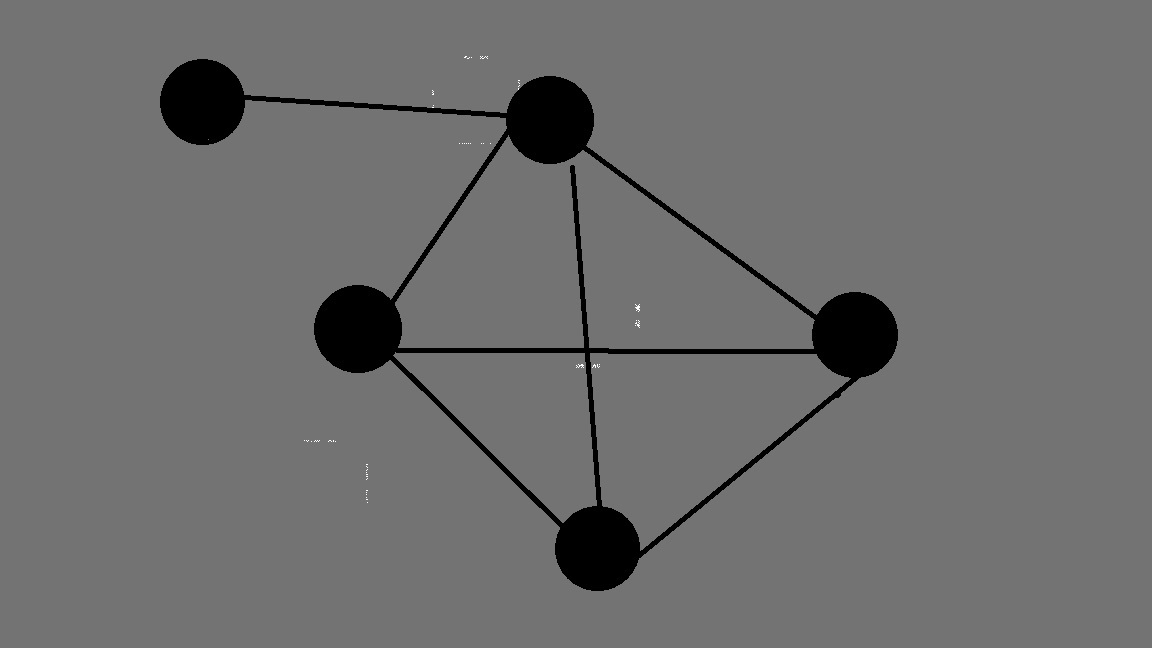
#> input picture tests/obrazki_testowe/testy_podczas_implementacji/in5.jpg, 1152 x 648 px, found by its file name
$ python ogr_test.py
#> lines starting #> are read from the running program, lines starting #| are printed output that depends on the picture; after the words box and inside, x2 and y2 are one past the last pixel; in counts of white or black regions, pixels touching at a corner belong together
### models/GraphModel.py
import cv2 as cv

from .UserParametersModel import UserParameters
from .OGR.preprocessing import preprocess
from .OGR.segmentation import segment
from .OGR.topology_recognition import recognize_topology
from .OGR.share import *
from .OGR.graph_writer import GraphWriter
from .OGR.graph import Graph
from .OGR.postprocessing import draw_graph

class GraphModel(Graph):

    def __init__(self) -> None:
        Graph.__init__(self)
        self.img_height = None
        self.img_width = None
        self.rec_graph_img = None
        # self.graph_image =

    def recognize_graph(self, user_params: UserParams):
        success = False
        try:
            in_img = cv.imread(user_params.input_path)
#> in_img is the input picture: shape (648, 1152, 3); min 0, max 255, mean 109

            if not user_params.correct_parameters_all():
                print("Raising exception wrong params")
                raise Exception('Parameters are not set')

            preprocessed = preprocess(in_img, user_params)
            vertices, vert_img = segment(preprocessed, user_params)
            vertices, edges = recognize_topology(preprocessed, vert_img, vertices, user_params)

            self.vertices = vertices
            self.edges = edges
            self.type = user_params.graph_type

            # get size of recognized graph's image (base, which szie will be adjust to frame size)

            self.img_height = preprocessed.shape[0]
            self.img_width = preprocessed.shape[1]
            self.rec_graph_img = draw_graph((self.img_height, self.img_width), self.vertices, self.edges)

            tmp = cv.cvtColor(self.rec_graph_img, cv.COLOR_RGB2BGR)
            cv.imshow("self.rec_graph_img", tmp)
            cv.waitKey()

            success = True

        except:
            print("Error")
            success = False

        return success

    def get_rec_graph_img(self):
        return self.rec_graph_img

    def get_save_file_extension(self, path):
        return GraphWriter.get_file_extension(path)

    # [9 lines left out: functions save_graph_as, clear_graph, not called in this run]

    def graph_exists(self):
        return self.vertices

### models/OGR/preprocessing.py
import cv2 as cv
import numpy as np

from .share import *

def preprocess(source_img, user_params: UserParams):
    """
    First step of Optical Graph Recognition is to prepare image:
    """

    resized = resize(source_img)
    gray_img = convert_to_grayscale(resized, user_params.in_img_type, user_params.bg_brightness)
    clean_gray = grayscale_denoising(gray_img)
    binary = convert_to_binary(clean_gray, user_params.in_img_type)
    extended_bin = extend_binary(binary)
    clean_binary = binary_denoising(extended_bin)

    # [8 lines of commented-out code are left out]

    return clean_binary

def extend_binary(binary):
    """"""
    offset = 5
    result = np.zeros((binary.shape[0] + 2*offset, binary.shape[1] + 2*offset), np.uint8)
    result[offset:result.shape[0]-offset, offset:result.shape[1]-offset] = binary

    return result

def resize(img, maxwidth=Options.MAXWIDTH, maxheight=Options.MAXHEIGHT):
    """
    Resize image to simplify recognition

    """
#> called with maxwidth = 1200, maxheight = 800

    if img.shape[0] > img.shape[1]:
        img = cv.rotate(img, cv.ROTATE_90_CLOCKWISE)

    if img.shape[1]/img.shape[0] > maxwidth/maxheight:
        factor = maxwidth / img.shape[1]
    else:
        factor = maxheight / img.shape[0]

    result = cv.resize(img, (0,0), fx=factor, fy=factor)
    return result

def convert_to_grayscale(image, in_img_type = UserParams.InImgType.PHOTO_IMG, bg_brightness = None):
    """
    convert BGR image to grayscale image
    represent background by bright color (white) and graph by dark (black)
    """

    grayscale_img = cv.cvtColor(image, cv.COLOR_BGR2GRAY)

    if not bg_brightness:
        mean_brightness = np.average(grayscale_img)
        median_brightness = np.median(grayscale_img)

        min_brightness = np.min(grayscale_img)
        max_brightness = np.max(grayscale_img)
        minmax_avg_brightness = min_brightness/2 + max_brightness/2

        if in_img_type == UserParams.InImgType.PHOTO_IMG:
            if median_brightness < mean_brightness:
                grayscale_img = cv.bitwise_not(grayscale_img)

        if in_img_type == UserParams.InImgType.COMPUTER_IMG:
            if median_brightness < minmax_avg_brightness:
                grayscale_img = cv.bitwise_not(grayscale_img)
    else:
        if bg_brightness == UserParams.BgBrightness.BG_DARK:
            grayscale_img = cv.bitwise_not(grayscale_img)

    return grayscale_img

def grayscale_denoising(gray_img, h=5, tWS=7, sWS=21):
    """
    removes noises from grayscale image
    h - 	Parameter regulating filter strength. Big h value perfectly removes noise but also removes
            image details, smaller h value preserves details but also preserves some noise
    tWS -   (templateWindowSize) Size in pixels of the template patch that is used to compute weights. Should be odd.
            Recommended value 7 pixels
    sWS -   (searchWindowSize) Size in pixels of the window that is used to compute weighted average for given pixel.
            Should be odd. Affect performance linearly: greater searchWindowsSize - greater denoising time.
            Recommended value 21 pixels
    """
#> called with h = 5, tWS = 7, sWS = 21

    clean_gray = cv.fastNlMeansDenoising(gray_img, h = h, templateWindowSize=tWS, searchWindowSize=sWS)

    return clean_gray

def convert_to_binary(gray_img, in_img_type=UserParams.InImgType.PHOTO_IMG, block_size=5, c=2):
    """
    converting grayscale image to binary image (only black and white colors)
    it uses thresholding - adaptive, because it works better with brightness difference of different
    parts of the picture (especially photos)

    returns binary picture which objects are white and background black
    """
#> called with block_size = 5, c = 2
    thresh_type = cv.THRESH_BINARY_INV

    if in_img_type == UserParams.InImgType.PHOTO_IMG:
        binary = cv.adaptiveThreshold(gray_img, 255, cv.ADAPTIVE_THRESH_GAUSSIAN_C, \
            thresh_type, blockSize=block_size, C=c)
    else:
        mean_brightness = np.mean(gray_img)
#> mean_brightness = 109
        _, binary = cv.threshold(gray_img, mean_brightness, 255, thresh_type)
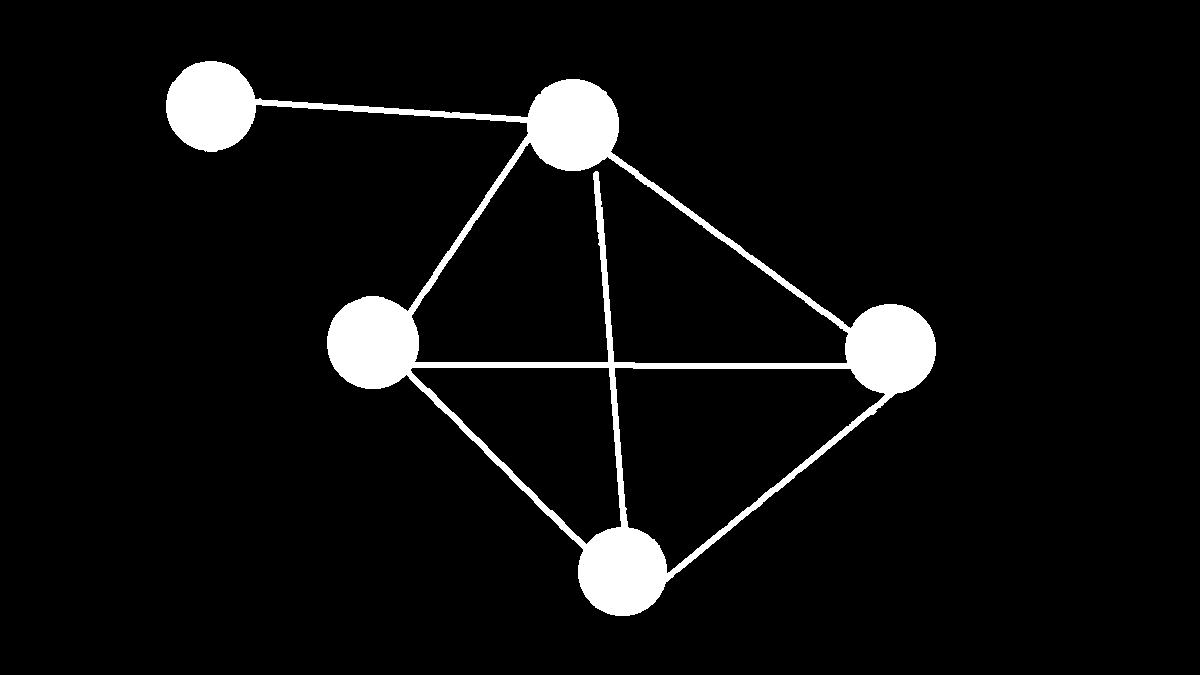
#> binary: shape (675, 1200); 5.6% white; 1 white region, box (x1, y1, x2, y2) and area: (166, 61, 936, 616) 45636
#> in extend_binary, `result[offset:result.shape[0]-offset, offset:result.shape[1]-offset] =..`:
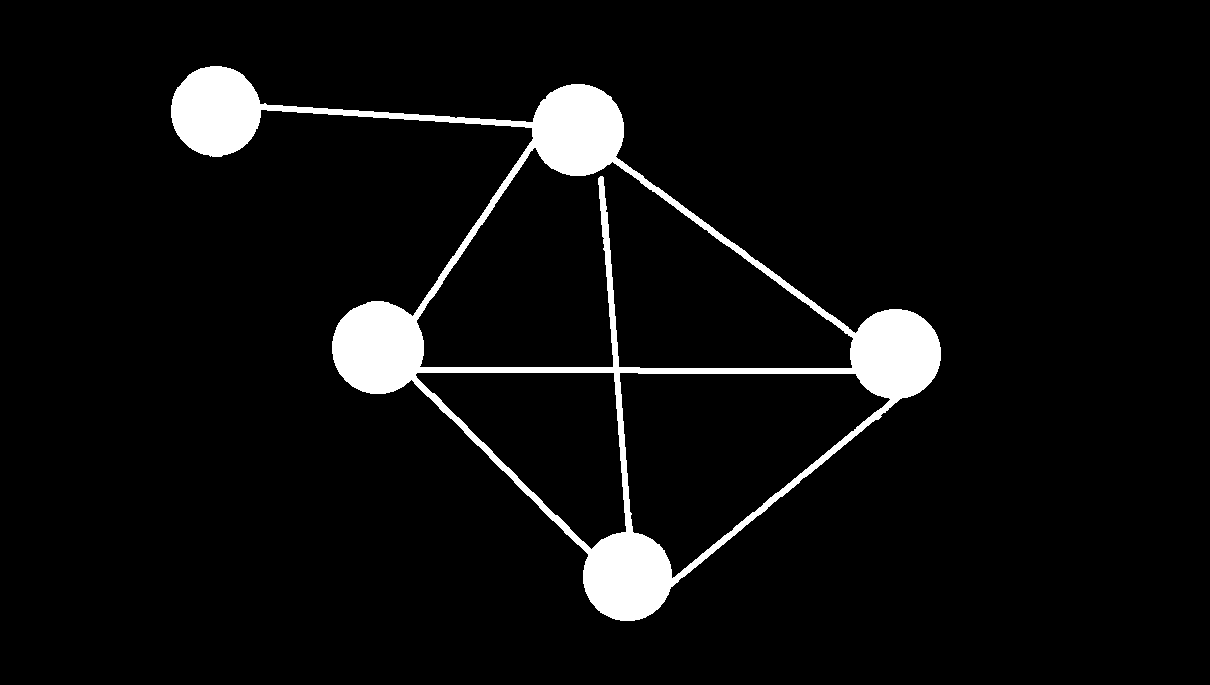
#> result: shape (685, 1210); 5.5% white; 1 white region

    return binary

def binary_denoising(binary_img, h=Options.MAXNOISE):
    """
    removes noise - next removes small contours (pics)
    """
#> called with h = 6

    clean_bin = np.zeros((binary_img.shape[0], binary_img.shape[1], 1), np.uint8)
    contours, hierarchy = cv.findContours(binary_img, cv.RETR_LIST, cv.CHAIN_APPROX_SIMPLE) # CHAIN_APPROX_SIMPLE
#> contours = 4 contours; box (x1, y1, x2, y2) and area: (171, 66, 941, 621) 155018, (416, 147, 854, 369) 58542, (619, 372, 891, 579) 32594, (415, 372, 627, 550) 20735

    clean_contours = list()
    it = 0
    for cnt in contours:

        if len(cnt) > h :
            clean_contours.append(cnt)
            it+=1
#> this loop made 4 passes
#> after the loop, clean_contours has the same summary as contours; it = 4

    cv.drawContours(clean_bin, clean_contours, -1, color=Color.WHITE, thickness=cv.FILLED)

    return clean_bin

### models/OGR/segmentation.py
import cv2 as cv
import numpy as np
from numpy.core.numeric import count_nonzero

from .graph import *
from .share import *


def segment(preprocessed, user_params: UserParams):
    """
    finds vertices based on closed contours
    return: vertices list, vertices image
    """

    preprocessed = cv.morphologyEx(preprocessed, cv.MORPH_CLOSE, np.ones((3,3), dtype=np.uint8), iterations=2) # close operation
#> preprocessed: shape (685, 1210); 5.5% white; 1 white region, box (x1, y1, x2, y2) and area: (171, 66, 941, 621) 45728

    # if vertices are FILLED
    if user_params.vertices_type == UserParams.VerticesType.FILLED:
        filled_vertices_img = get_filled_vertices(preprocessed, 2)
        vertices, vertices_img = find_filled_vertices(filled_vertices_img)
    # if vertices are UNFILLED
    else:
        vertices, vertices_img = find_unfilled_vertices(preprocessed)

    # cv.imshow("vertices_img", vertices_img)
    # cv.waitKey()

    return vertices, vertices_img

def find_filled_vertices(binary_img):
    pass

    contours, _ = cv.findContours(binary_img, cv.RETR_LIST, cv.CHAIN_APPROX_NONE)
    result = np.zeros((binary_img.shape[0], binary_img.shape[1], 1), np.uint8)
    vertices_list = []

    it = 0
    for c in contours:
        (x, y), r = cv.minEnclosingCircle(c)
        if Options.MIN_VERTEX_RADIUS <= r <= Options.MAX_VERTEX_RADIUS:
            v = Vertex(int(x), int(y), int(r), str(it))
            vertices_list.append(v)
            cv.circle(result, (v.x,v.y), v.r, Color.WHITE, thickness=cv.FILLED)
            it+=1

    return vertices_list, result

# [102 lines left out: functions find_unfilled_vertices, remove_interseting_vertices, intersecting_vertices, not called in this run]

def get_filled_vertices(binary_img, iters=2):
    """"""
#> called with iters = 2
    binary_tmp = binary_img.copy()
    nr_objects, _ = cv.connectedComponents(binary_img, 8)
#> nr_objects = 2
    any_removed = False
    counter_same_nr = 0
    prev_nr_objs = nr_objects
#> prev_nr_objs = 2
    it = 0
    max_it = 10

    while (not any_removed or counter_same_nr < 2) and it < max_it:
        binary_tmp = cv.erode(binary_tmp, Kernel.k3, iterations=iters)
        new_nr_objs, _ = cv.connectedComponents(binary_tmp, 8)
        if new_nr_objs != nr_objects:
            any_removed = True
        if new_nr_objs == prev_nr_objs:
            counter_same_nr += 1
        else:
            counter_same_nr = 0

        prev_nr_objs = new_nr_objs
        it += 1
#> this loop made 4 passes
#> (new_nr_objs, prev_nr_objs) on passes 1 to 4: (47, 47), (6, 6), (6, 6), (6, 6)
#> pass 1, in get_filled_vertices, `binary_tmp = cv.erode(binary_tmp, Kernel.k3, iterations=iters)`:
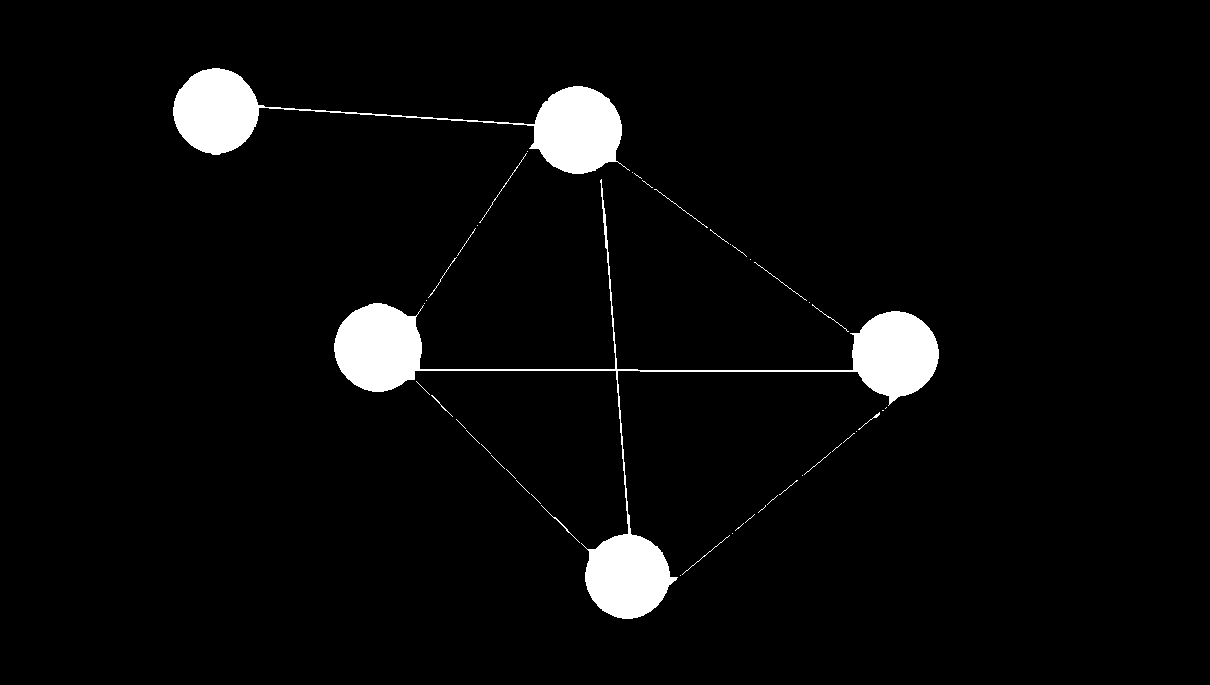
#> binary_tmp: shape (685, 1210); 3.9% white; 46 white regions (31 under 20 px), largest, box (x1, y1, x2, y2) and area: (334, 179, 939, 619) 19132, (173, 68, 630, 174) 12250, (479, 153, 527, 223) 76
#> after the loop:
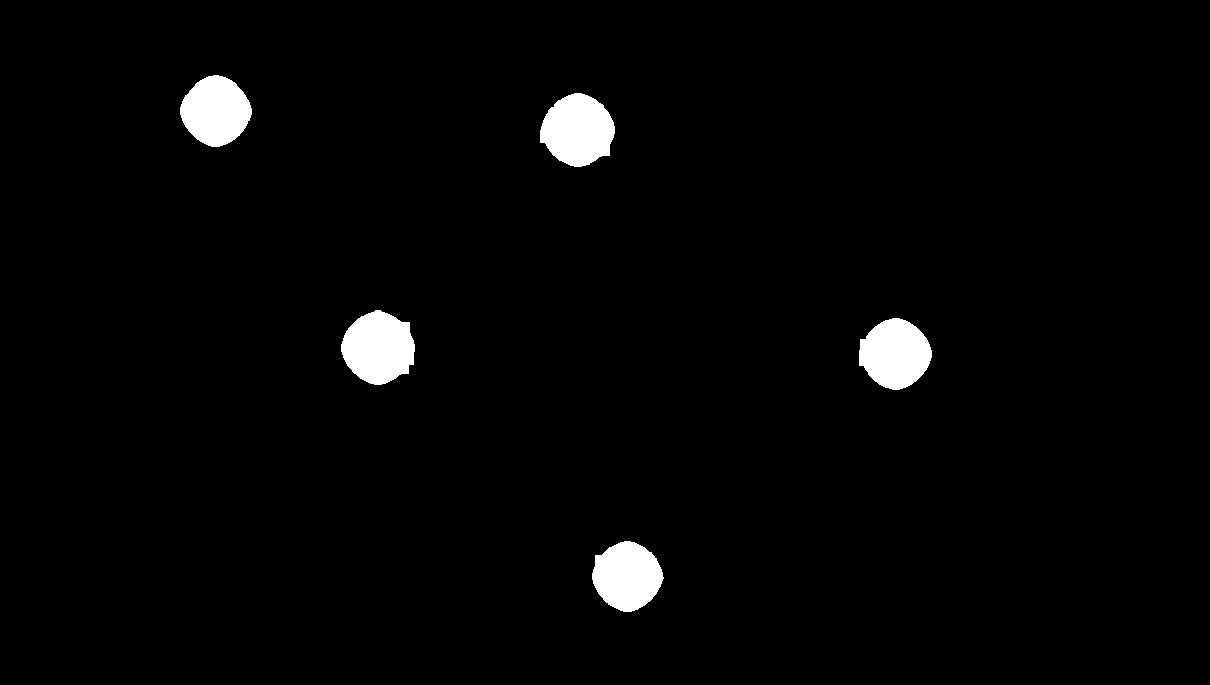
#> binary_tmp: shape (685, 1210); 2.4% white; 5 white regions, box (x1, y1, x2, y2) and area: (341, 310, 415, 385) 4123, (540, 93, 615, 167) 4095, (859, 318, 932, 390) 3862, (180, 75, 252, 147) 3751, (592, 541, 664, 612) 3723
#> after the loop, it = 4

    result = cv.dilate(binary_tmp, Kernel.k3, iterations=it*iters)
#> result: shape (685, 1210); 3.9% white; 5 white regions
#> (the rest of the program and of its run is left out)
